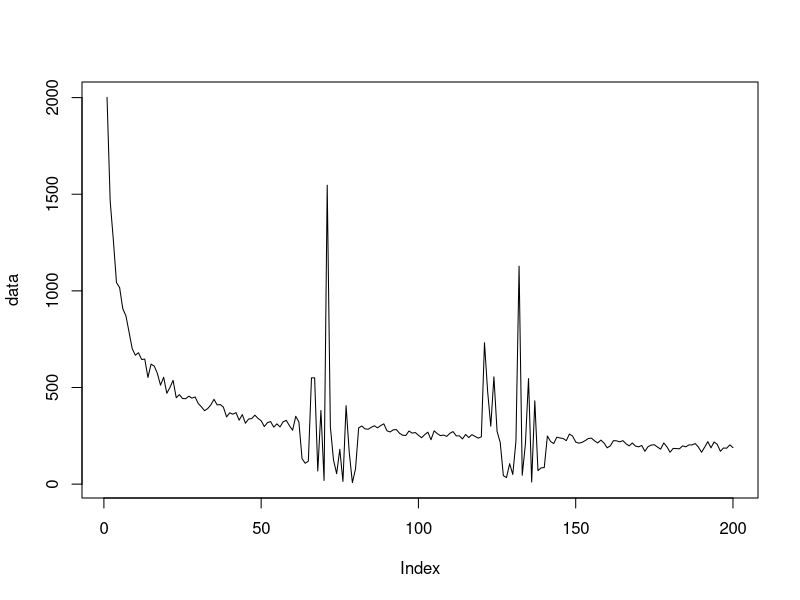
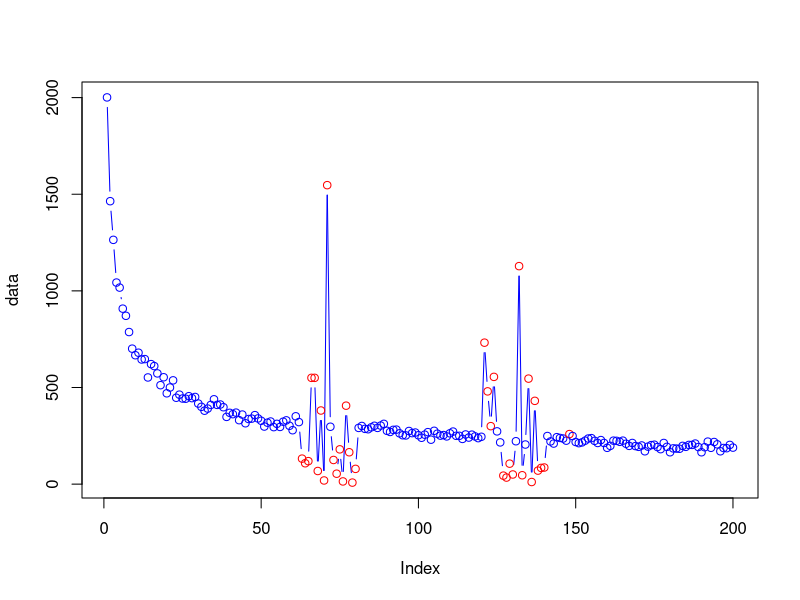

The R script that drew these images, in order:
#The main aim is to obtimise the allocation of the states and the transition between them
#So we use an EM approach. Essentially estimate the transition probability and emission probability
#Should the current parameters be the most optimum and then use those probabilities to find
#The most likely parameters of the model

#OK we are going to initialise so that we have what we need for the first E-Step
#We are then going to calculate the E-Step and use it recalculate the parameters and so on
#Until convergence.

#The E-Step
#Forward Step, is the probability of obtaining a certain sequence from model H
#Calculate the probability of seeing the sequence y1..t and being in state i at the final observation yt 
#is only dependent on the previous probability of being in state i-1 at t-1, 
#The probability of seeing the first observation y1 of the sequecne and be in state i 
#will then be P(y1 & being in state 1) = P(S1)*P(y1)
#But we have multiple possibilities for the first state, either state 1, 2, .. N possible states that we could start from
#The second observation then I could have come from any state and then ended in state j
#So I need to sum for all the possible states I could have come from ending in state 2
#Hence, the probability of being in state 2 is P(S2)*P(y2|S2). The probability of State 2 is then
#The sum over all the previous state probabilities * the probability of transition to this state
#In general then, we could write this as follows 
#P(y,j,s) = Current state probability * sum(Previous State probabilities*transition)
#This will have to be done recursively for every sequence of observation and you will then end up
#with a probability of ending in every state for a sequence of observation. If we add them up, this will give us the probability
#of the observation given our model
#This gave us the probability of certain state given the starting model parameters


#Backward Step, this is the probability of looking at the model backwards rather forward.
#We start from the end state and then go backward asking what is the probability of observation given the state
#The probability of being in previous state j at time t is a function of being in state i at t+1
#P(End State T) = 1, just start with one
#P(Observing j of the observation in the Current State) = P(Current State)*P(J Observation|Current state i)*P(Transition from Current State to Previous state)
#Since you could have gone to multiple states, then you need to sum over all the states that you could have gone to
#P(O,length-1,Ending State) = sum(P(Observation at length-1|current state)*P(current->next)*P(Next)) for all the next states
#You can do this iteratively.
#At the End you will get probability for every starting state
#This will then give us the probability of Observation up to a certain length given that I am in a certain time and certain state

#Ok, now the first aim is to find the probability of being in a certain state given the observation and model parameters
#P(S|O,M) = P(O,S,M)/P(O,M), since P(O,S,M) = P(S|O,M)P(O|M)P(M)
#P(O,S,M) = P(O,S|M)P(M)
#So P(S|O,M) = P(O,S|M)/P(O|M)
#Ok, the P(O,S|M) = #forward P(O|S,M) #backward P(S|M), the forward probability gives is the P(S|M), the backward gives the probability of observation given states
#Now, the denominator is P(O|M), which is simply the marginal over all the states of P(O,S|M)
#So the probability of ending up in state i is then forward*backward of state i/sum over all states

#The second aim is to find the probability of a sequence of states as this will help in the final transition matrix estimation
#The probability of being in state i and then going to state j globally
#P(Si,Si+1|O,M) similar to the above = P(Si,Si+1,O|M)/P(O|M)
#Numerator, forward probability P(Si|M)*P(Si+1|M)*transition probability from Si to Si+1
#Deonominator is simply summing over all possible si and si+1, which is actually Backward probability

#Ok from the first aim, for every state, summing over all obervations Sum(P(S|O,M)) for all lengths of observations, 
#will give us the probability of being in state S|M, which is what we started with as our assumption
#Similarly summing over all the length of observations, will give us the transition matrix, again one of our initial assumptions
#Remaining, is the probability of our observation given a certain state

#To covert them to probabilities, You essentially, want to sum P(S|O,M) for the first observation across all the sequences, for the first state,
#Then the second state and so on. The final probability will be just the normalised quantity

#The transition from Si to Si+1 will be the transition function above for all the observations irrespective of the position of the observation
#The ratio between the transitions from Si to Si+1 relative to all transitions away from Si

#The probability of the output for a gaussian mixture is as follows will be the sum over all components with the associated parameters for this component
#Updating this probability will be similar to the normal EM approach.
#Ok, let us remember, we have calculated the weights of every component, as the normalised likelihood for this observation
#In this case, we also have the states, so we split things further. 
#First, the probability that the lth component in state i have generated a particular observation t is defined as:
#Probability of state i * probability of observation given mixture l * weight of mixture l / sum over all components at state i
#We have the initial weights to calculate this.
#We can now get the updates as weight as before, but instead of summing for one observation, we get it for two states
#So on


#OK let us start with some minor observations of a gaussian distribution with different means
B = 7.6312
G = -0.47
X = 1:200
a = rpois(200,exp(B)*((X)^G))
b = rnbinom(80,size=1,mu=300)
data = c(a[1:60],b[1:20],a[61:100],b[21:40],a[101:160])
plot(data, type="l")


#we can see that we have mixture of two distributions
#Let us initialise our Mixture EM data for every state
s21m = s22m = mean(data)+sd(data)
s21s = s22s = 2

#Let us now initialise the state probability i.e. P(Si)
S1 = 0.5
S2 = 0.5
#Transition probability self, then the other
TS1 = c(0.5, 0.5)
TS2 = c(0.5, 0.5)
S11weights = runif(1)
S12weights = 1-S11weights
S21weights = runif(1)
S22weights = 1-S21weights

#Emission probability is calculated as in the EM approach, this makes sense that we have a probability for every observation, since they are not the same observation
#Except that we don't have a mixture in the states, essentially we want every state to map to one component of the mixture
B1 = B2 = log(max(data))[1]
G1 = G2 = coef(lm(log(data)~log(X)))[2]

s12s = s22s = 2
s12m = s22m = mean(data)

bs1w1 = dpois(data,(exp(B1)*(X^G1)))+1e-300
bs1w2 = dnbinom(round(data),size = s12s , mu = s12m)+1e-300
bs2w1 = dpois(data,(exp(B2)*(X^G2)))+1e-300
bs2w2 = dnbinom(round(data),size = s22s , mu = s22m)+1e-300

bs1 = bs1w1*S11weights + bs1w2*S12weights
bs2 = bs2w1*S21weights + bs2w2*S22weights
  
for(x in 1:1000)
{
#OK, now we are set to do the first HMM iteration
#Forward probability
#As mentioned above of the observation that we have, we will calculate the forward probability 
alpha = matrix(ncol=2,nrow=length(data))
#Forward for state 1 and first of the observation
alpha[1,1] = S1 * bs1[1] #Probability of State1 * Probability of observing the first number
#Forward for state 2 and first of the observation
alpha[1,2] = S2 * bs2[1] #Probability of State1 * Probability of observing the first number

#Second is just conditional on the previous one (could be either s1 or s2) and ENDING in state 1
alpha[2,1] = alpha[1,1] * TS1[1] *  bs1[2] + # ending in s1, P(S1) * Self transition * P(O2|S1)
            alpha[1,2] * TS2[2] *  bs1[2] #ending in s1, P(S2) * T[S2->S1] * P(O2|S1)

alpha[2,2] = alpha[1,2] * TS2[1] *  bs2[2] + # ending in s2, P(S2) * Self transition * P(O2|S2)
             alpha[1,1] * TS1[2] *  bs2[2] #ending in s2, P(S1) * T[S2->S1] * P(O2|S1)

for(i in 2:length(data))
{
  #Ok, let us see the pattern
  #Probability of Observation given state 1 * sum of ((probability of previous state1 * self probability)+
  #(Probability of previous state2 * transition from S2 to S1))
  alpha[i,1] = bs1[i] * (alpha[i-1,1] * TS1[1] + alpha[i-1,2] * TS2[2])
  #Similarly
  alpha[i,2] = bs2[i] * (alpha[i-1,2] * TS2[1] + alpha[i-1,1] * TS1[2])
}

alpha = alpha+1e-300
#Probability of the whole observation across the two states
po = alpha[length(data),1]+alpha[length(data),2]

#OK now the backward probability

beta = matrix(ncol=2,nrow=length(data))
beta[length(data),1] = 1
beta[length(data),2] = 1
#Stand at the previous step and then look ahead
#Probility at length(data)-1 at state 1 = T[S1->S1] * P(O|S1) * B(length(data),S1) + T[S1->S2] * P(O|S2) * B(length(data),S2)
beta[length(data)-1,1] = TS1[1] * bs1[length(data)-1] * beta[length(data),1] + TS1[2] * bs2[length(data)-1] * beta[length(data),2]
beta[length(data)-1,2] = TS2[1] * bs2[length(data)-1] * beta[length(data),2] + TS2[2] * bs1[length(data)-1] * beta[length(data),1]

#pattern
for(j in (length(data)-1):1)
{
  beta[j,1] = TS1[1] * bs1[j+1] * beta[j+1,1] + TS1[2] * bs2[j+1] * beta[j+1,2]
  beta[j,2] = TS2[1] * bs2[j+1] * beta[j+1,2] + TS2[2] * bs1[j+1] * beta[j+1,1]
}

beta = beta + 1e-300

#Gamma, which is the probability of the state given the observation
gamma = matrix(ncol=2, nrow=length(data))
gamma[,1] = log(alpha[,1])+log(beta[,1])
gamma[,2] = log(alpha[,2])+log(beta[,2])
gamma = t(apply(gamma,1,function(b){exp(b-log(sum(exp(b-max(b))))-max(b))}))

#Eta, which is the transition probability from state i to j at data length t
eta1 = matrix(ncol=2,nrow=(length(data)-1)) #for every data observation
eta2 = matrix(ncol=2,nrow=(length(data)-1)) #for every data observation
#going from 1 to 1 across the first observation
eta1[1,1] = (gamma[1,1] * TS1[1] * bs1[2] * beta[2,1])/beta[1,1]
#going from 1 to 2 across the first observation
eta1[1,2] = (gamma[1,1] * TS1[2] * bs2[2] * beta[2,2])/beta[1,1]
#going from 2 to 2 across the first observation
eta2[1,1] = (gamma[1,2] * TS2[1] * bs2[2] * beta[2,2])/beta[1,2]
#going from 1 to 2 across the first observation
eta2[1,2] = (gamma[1,2] * TS2[2] * bs1[2] * beta[2,1])/beta[1,2]

#Pattern

for(t in 1:(length(data)-1))
{
  #going from 1 to 1 across the first observation
  eta1[t,1] = (gamma[t,1] * TS1[1] * bs1[(t+1)] * beta[(t+1),1])/beta[t,1]
  #going from 1 to 2 across the first observation
  eta1[t,2] = (gamma[t,1] * TS1[2] * bs2[(t+1)] * beta[(t+1),2])/beta[t,1]
  #going from 2 to 2 across the first observation
  eta2[t,1] = (gamma[t,2] * TS2[1] * bs2[(t+1)] * beta[(t+1),2])/beta[t,2]
  #going from 1 to 2 across the first observation
  eta2[t,2] = (gamma[t,2] * TS2[2] * bs1[(t+1)] * beta[(t+1),1])/beta[t,2]
}

TS1[1] = sum(eta1[,1])/sum(gamma[1:(length(data)-1),1])
TS1[2] = sum(eta1[,2])/sum(gamma[1:(length(data)-1),1])
TS2[1] = sum(eta2[,1])/sum(gamma[1:(length(data)-1),2])
TS2[2] = sum(eta2[,2])/sum(gamma[1:(length(data)-1),2])

#if(gamma[1,1]==S1&&gamma[1,2]==S2) break;

S1 = gamma[1,1]
S2 = gamma[1,2]

#Mixture gamma
gammaM = matrix(ncol=4, nrow=length(data))
gammaM[,1] = gamma[,1]*S11weights*bs1w1/bs1
gammaM[,2] = gamma[,1]*S12weights*bs1w2/bs1
gammaM[,3] = gamma[,2]*S21weights*bs2w1/bs2
gammaM[,4] = gamma[,2]*S22weights*bs2w2/bs2

S11weights = sum(gammaM[,1])/sum(gamma[,1])
S12weights = sum(gammaM[,2])/sum(gamma[,1])
S21weights = sum(gammaM[,3])/sum(gamma[,2])
S22weights = sum(gammaM[,4])/sum(gamma[,2])

#Update the distribution parameters, mean and standard deviation similarly
#s11m = sum(gammaM[,1]*data)/sum(gammaM[,1])
s12m = sum(gammaM[,2]*data)/sum(gammaM[,2])
#s21m = sum(gammaM[,3]*data)/sum(gammaM[,3])
s22m = sum(gammaM[,4]*data)/sum(gammaM[,4])

#v11s = sum(gammaM[,1]*((data-s11m)*t(data-s11m)))/sum(gammaM[,1])
v12s = sum(gammaM[,2]*((data-s12m)*t(data-s12m)))/sum(gammaM[,2])
#v21s = sum(gammaM[,3]*((data-s21m)*t(data-s21m)))/sum(gammaM[,3])
v22s = sum(gammaM[,4]*((data-s22m)*t(data-s22m)))/sum(gammaM[,4])

be = c(v12s/s12m,v22s/s22m)
for(x in 1:length(be)) if(be[x] < 1) be[x]=2 

#s11s = s11m/(be[1]-1)
s12s = s12m/(be[1]-1)
#s21s = s21m/(be[3]-1)
s22s = s22m/(be[2]-1)

#Estimate Decay parameter
G1 = sum(((log(data[-1])-B1)/log(X[-1]))*gammaM[-1,1])/sum(gammaM[-1,1])

# y2 = (data*gammaM[,3])
# #y2[y2<1] = exp(B2)*(X[y2<1]^G2)
# filter= gammaM[,3]>gammaM[,4]
# if(sum(filter)>2)model2 = lm(log((y2[filter]))~log(X[filter]))
#B1 = coef(model1)[1]
G2 = sum(((log(data[-1])-B2)/log(X[-1]))*gammaM[-1,3])/sum(gammaM[-1,3])

bs1w1 = dpois(data,(exp(B1)*(X^G1)))+1e-300
bs1w2 = dnbinom(round(data),size = s12s , mu = s12m)+1e-300
bs2w1 = dpois(data,(exp(B2)*(X^G2)))+1e-300
bs2w2 = dnbinom(round(data),size = s22s , mu = s22m)+1e-300

bs1 = bs1w1*S11weights + bs1w2*S12weights
bs2 = bs2w1*S21weights + bs2w2*S22weights

print(c(G1,s12m,G2,s22m))
#print(c(s11s,s12s,s21s,s22s))
#print(c(S11weights,S12weights,S21weights,S22weights))
#print(c(S1,S2))
print(c(TS1,TS2))
}

#Now we can get the state model for the data
StateModel = c("H","L")
print(StateModel[as.integer(apply(gammaM,1,function(x){(x[1]+x[3])>(x[2]+x[4])}))+1])

colors = c("red","blue")
plot(data,type="b", col=colors[as.integer(apply(gammaM,1,function(x){(x[1]+x[3])>(x[2]+x[4])}))+1])

